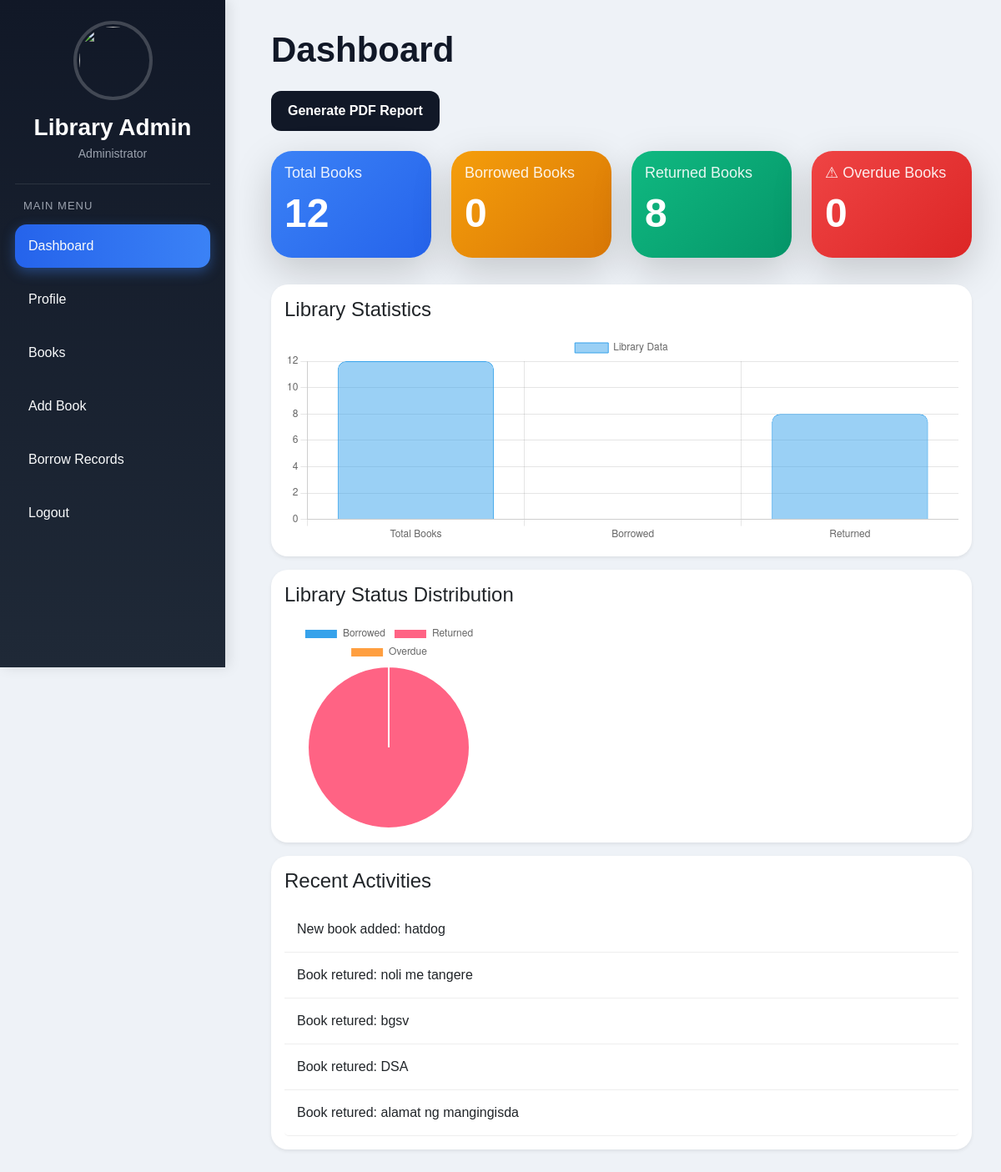
The page / (signed in) on the database its author committed.
### tables this page shows
CREATE TABLE activities (
    id INTEGER PRIMARY KEY AUTOINCREMENT,
    activity TEXT,
    created_at TIMESTAMP DEFAULT CURRENT_TIMESTAMP
);

### app.py (the view)
@app.route('/')
@login_required
def index():
    conn = sqlite3.connect('database.db')
    cursor = conn.cursor()
    cursor.execute("SELECT COUNT(*) FROM books")
    total_books = cursor.fetchone()[0]
    cursor.execute("""
    SELECT COUNT(*)
    FROM borrow_books
    WHERE status = 'Borrowed'
    """)
    borrowed_books = cursor.fetchone()[0]
    cursor.execute("""
    SELECT COUNT(*)
    FROM borrow_books
    WHERE status = 'Returned'
    """)
    returned_books = cursor.fetchone()[0]
    cursor.execute("""
    SELECT COUNT(*)
    FROM borrow_books
    WHERE status = 'Overdue'
    """)
    overdue_books = cursor.fetchone()[0]
    cursor.execute("""
    SELECT
        strftime('%m', borrow_date) AS month,
        COUNT(*)
    FROM borrow_books
    GROUP BY month
    ORDER BY month
    """)
    monthly_data = cursor.fetchall()
    cursor.execute("""
    SELECT *
    FROM activities
    ORDER BY id DESC
    LIMIT 5
    """)
    activities = cursor.fetchall()
    conn.close()
    return render_template(
        'index.html',
        total_books=total_books,
        borrowed_books=borrowed_books,
        returned_books=returned_books,
        overdue_books=overdue_books,
        monthly_data=monthly_data,
        activities=activities
    )

### app.py (called while the page is built)
def login_required(f):
    @wraps(f)
    def decorated_function(*args, **kwargs):
        if 'user' not in session:
            return redirect('/login')
        return f(*args, **kwargs)
    return decorated_function

### templates/index.html (shortened to what this page needs)
<!DOCTYPE html>
<html>
<head>
    <link href="https://cdn.jsdelivr.net/npm/bootstrap@5.3.3/dist/css/bootstrap.min.css" rel="stylesheet">
</head>
<body>
<div class="sidebar">
    <div class="profile-box">
        <img
            src="https://cdn-icons-png.flaticon.com/512/3135/3135715.png"
        >
        <div class="logo-title">
            Library Admin
        </div>
        <div class="admin-role">
            Administrator
        </div>
    </div>
    <hr class="text-secondary">
    <div class="menu-title">
        Main Menu
    </div>
    <a href="/" class="active">
        Dashboard
    </a>
    <a href="/profile">
        Profile
    </a>
    <a href="/books">
        Books
    </a>
    <a href="/add_book">
        Add Book
    </a>
    <a href="/borrow_records">
        Borrow Records
    </a>
    <a href="/logout">
        Logout
    </a>
</div>
<div class="content">
    <h1 class="dashboard-title mb-4">
        Dashboard
    </h1>
    <a
        href="/generate_report"
        class="btn btn-dark generate-btn mb-4"
    >
        Generate PDF Report
    </a>
<div class="row mb-3">
    <div class="col-md-3 mb-3">
        <div class="card dashboard-card total-card shadow-lg">
            <div class="card-body d-flex justify-content-between align-items-center">
                <div>
                    <h6 class="card-title text-white">
                        Total Books
                    </h6>
                    <h1 class="display-5 fw-bold text-white">
                        {{ total_books }}
                    </h1>
                </div>
            </div>
        </div>
    </div>
    <div class="col-md-3 mb-3">
        <div class="card dashboard-card borrow-card shadow-lg">
            <div class="card-body d-flex justify-content-between align-items-center">
                <div>
                    <h6 class="card-title text-white">
                        Borrowed Books
                    </h6>
                    <h1 class="display-5 fw-bold text-white">
                        {{ borrowed_books }}
                    </h1>
                </div>
            </div>
        </div>
    </div>
    <div class="col-md-3 mb-3">
        <div class="card dashboard-card return-card shadow-lg">
            <div class="card-body d-flex justify-content-between align-items-center">
                <div>
                    <h6 class="card-title text-white">
                        Returned Books
                    </h6>
                    <h1 class="display-5 fw-bold text-white">
                        {{ returned_books }}
                    </h1>
                </div>
            </div>
        </div>
    </div>
<div class="col-md-3 mb-3">
    <div class="card dashboard-card overdue-card shadow-lg">
        <div class="card-body d-flex justify-content-between align-items-center">
            <div>
                <h6 class="card-title text-white">
                    ⚠ Overdue Books
                </h6>
                <h1 class="display-5 fw-bold text-white">
                    {{ overdue_books }}
                </h1>
            </div>
        </div>
    </div>
</div>
</div>
    <div class="card shadow-sm p-3 mb-3 chart-card">
        <h4 class="mb-3">
            Library Statistics
        </h4>
        <div style="height: 250px;">
            <canvas id="libraryChart"></canvas>
        </div>
    </div>
    <div class="card shadow-sm p-3 mb-3 chart-card">
    <h4 class="mb-3">
        Library Status Distribution
    </h4>
    <div style="height:250px;">
        <canvas id="pieChart"></canvas>
    </div>
</div>
    <div class="card shadow-sm p-3 activity-card">
        <h4 class="mb-3">
            Recent Activities
        </h4>
        <ul class="list-group">
            {% for activity in activities %}
            <li class="list-group-item">
                {{ activity[1] }}
            </li>
            {% endfor %}
        </ul>
    </div>
</div>
<script>
const ctx = document.getElementById('libraryChart');
new Chart(ctx, {
    type: 'bar',
    data: {
        labels: [
            'Total Books',
            'Borrowed',
            'Returned'
        ],
        datasets: [{
            label: 'Library Data',
            data: [
                {{ total_books }},
                {{ borrowed_books }},
                {{ returned_books }}
            ],
            borderWidth: 1,
            borderRadius: 10
        }]
    },
    options: {
        responsive: true,
        maintainAspectRatio: false,
        scales: {
            y: {
                beginAtZero: true
            }
        }
    }
});
const pieCtx =
document.getElementById('pieChart');
new Chart(pieCtx, {
    type: 'pie',
    data: {
        labels: [
            'Borrowed',
            'Returned',
            'Overdue'
        ],
        datasets: [{
            data: [
                {{ borrowed_books }},
                {{ returned_books }},
                {{ overdue_books }}
            ]
        }]
    }
});
</script>
</body>
</html>

### templates/index.html (style rules this page uses)
body { background:#eef2f7; font-family:Arial, sans-serif; }
.sidebar { width:270px; height:100vh; background:linear-gradient(180deg,#111827,#1f2937); position:fixed; padding:25px 18px; box-shadow:4px 0 15px rgba(0,0,0,0.1); }
.logo-title { color:white; font-size:28px; font-weight:bold; }
.admin-role { color:#9ca3af; font-size:14px; }
.profile-box { text-align:center; margin-bottom:25px; }
.profile-box img { width:95px; height:95px; border-radius:50%; border:4px solid rgba(255,255,255,0.2); padding:3px; margin-bottom:12px; }
.menu-title { color:#9ca3af; font-size:13px; margin-bottom:12px; margin-left:10px; text-transform:uppercase; letter-spacing:1px; }
.sidebar a { color:#f9fafb; display:flex; align-items:center; gap:12px; padding:14px 16px; text-decoration:none; border-radius:14px; margin-bottom:12px; transition:0.3s; font-size:16px; font-weight:500; }
.sidebar a.active { background:linear-gradient(90deg,#2563eb,#3b82f6); box-shadow:0 5px 15px rgba(59,130,246,0.4); }
.content { margin-left:290px; padding:35px; }
.dashboard-title { font-size:42px; font-weight:bold; color:#111827; }
.chart-card, .activity-card { border:none; border-radius:20px; background:white; }
.list-group-item { border:none; border-bottom:1px solid #eee; padding:15px; }
.generate-btn { background:#111827; border:none; border-radius:12px; padding:12px 20px; font-weight:600; }
.dashboard-card { border:none; border-radius:25px; overflow:hidden; transition:0.35s; cursor:pointer; }
.total-card { background:linear-gradient(135deg,#3b82f6,#2563eb); }
.borrow-card { background:linear-gradient(135deg,#f59e0b,#d97706); }
.return-card { background:linear-gradient(135deg,#10b981,#059669); }
.card-title { font-size:18px; opacity:0.9; }
.overdue-card { background:linear-gradient(135deg,#ef4444,#dc2626); }

### rows shown on the page
activities: activity "New book added: hatdog"
activities: activity "Book retured: noli me tangere"
activities: activity "Book retured: bgsv"
activities: activity "Book retured: DSA"
activities: activity "Book retured: alamat ng mangingisda"

### other values the page prints
{{ total_books }} "12"
{{ borrowed_books }} "0"
{{ returned_books }} "8"
{{ overdue_books }} "0"
chart data {{ total_books }} 12
chart data {{ borrowed_books }} 0
chart data {{ returned_books }} 8
